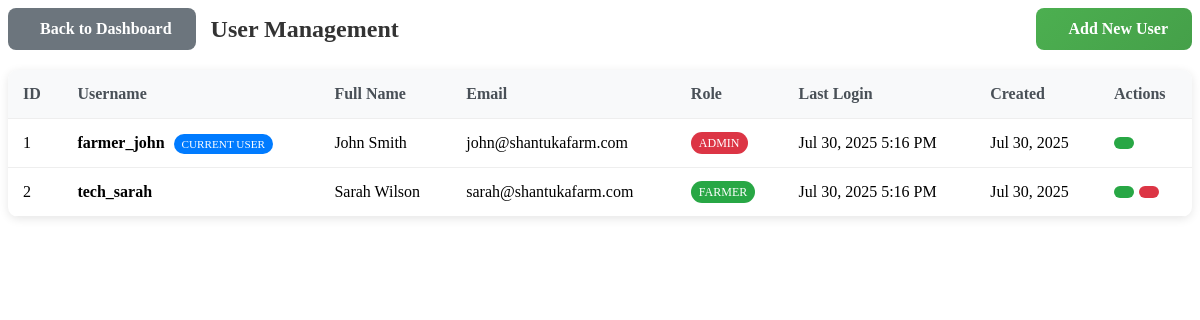
The page /users (signed in) on the database as committed earlier.
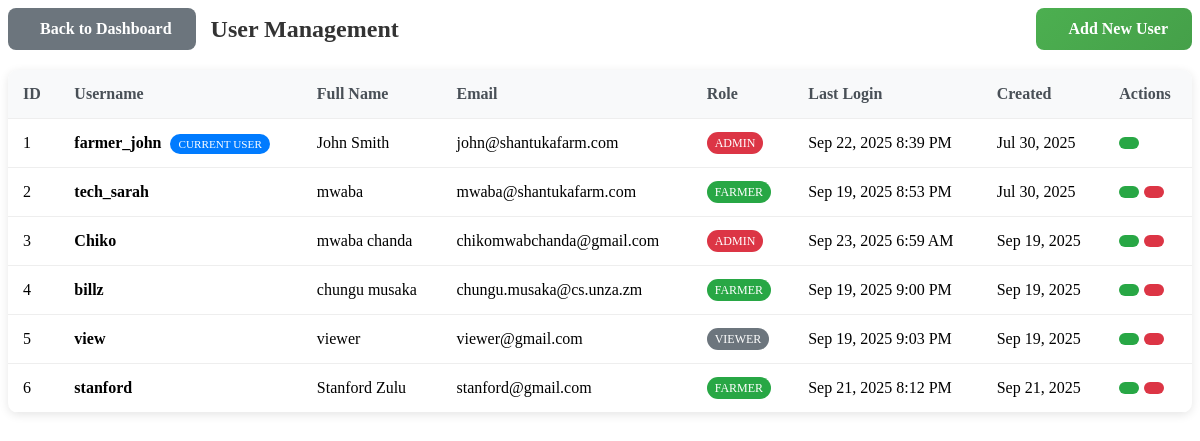
The same page on the database as committed later.
### tables this page shows
CREATE TABLE `users` (
  `user_id` bigint(20) UNSIGNED NOT NULL,
  `username` varchar(50) NOT NULL,
  `password` varchar(100) NOT NULL,
  `full_name` varchar(100) NOT NULL,
  `email` varchar(100) NOT NULL,
  `role` varchar(20) DEFAULT NULL CHECK (`role` in ('admin','farmer','viewer')),
  `last_login` timestamp NOT NULL DEFAULT current_timestamp() ON UPDATE current_timestamp(),
  `created_at` timestamp NOT NULL DEFAULT current_timestamp(),
  `theme` varchar(20) DEFAULT 'light',
  `language` varchar(5) DEFAULT 'en',
  `notifications` tinyint(1) DEFAULT 1,
  `email_alerts` tinyint(1) DEFAULT 1,
  `dashboard_layout` varchar(20) DEFAULT 'default'
);

### app/Config/Router.php (called while the page is built, shortened)
<?php
class Router {
    private $routes = [];
    private $basePath = '';
    public function __construct($basePath = '') {
        $this->basePath = rtrim($basePath, '/');
    }
    public function add($method, $path, $callback) {
        $this->routes[] = [
            'method' => strtoupper($method),
            'path' => $this->basePath . $path,
            'callback' => $callback
        ];
    }
    public function dispatch($uri, $method) {
        $uri = strtok($uri, '?');
        foreach ($this->routes as $route) {
            if ($route['method'] === $method && $route['path'] === $uri) {
                return $route['callback'] ?? $route['handler'] ?? null;
            }
        }
        return null;
    }
}

### index.php (called while the page is built, shortened)
<?php
spl_autoload_register(function ($class) {
    $file = APP_PATH . '/' . str_replace('\\', '/', $class) . '.php';
});
require_once APP_PATH . '/Config/Router.php';
require_once APP_PATH . '/Config/App.php';
try {
    $app = new \App\Config\App();
    $app->run();
} catch (Exception $e) {
    http_response_code(500);
    echo json_encode([
        'error' => 'Internal Server Error',
        'message' => $e->getMessage()
    ]);
}

### app/Config/Database.php (called while the page is built, shortened)
<?php
class Database {
    private $host;
    private $username;
    private $password;
    private $database;
    private $connection;
    public function __construct() {
        $this->host = $_ENV['DB_HOST'] ?? getenv('DB_HOST') ?: 'localhost';
        $this->username = $_ENV['DB_USER'] ?? getenv('DB_USER') ?: 'root';
        $this->password = $_ENV['DB_PASS'] ?? getenv('DB_PASS') ?: '';
        $this->database = $_ENV['DB_NAME'] ?? getenv('DB_NAME') ?: 'farm_monitoring';
    }
    private function connect() {
        try {
            $this->connection = new \mysqli($this->host, $this->username, $this->password, $this->database);
            $this->connection->set_charset("utf8mb4");
        } catch (\Exception $e) {
            die("Database connection error: " . $e->getMessage());
        }
    }
    public function query($sql) {
        return $this->connection->query($sql);
    }
}

### app/Models/BaseModel.php (called while the page is built, shortened)
<?php
abstract class BaseModel {
    protected $db;
    protected $table;
    public function __construct() {
        $this->db = new Database();
    }
    public function getAll() {
        $sql = "SELECT * FROM {$this->table}";
        $result = $this->db->query($sql);
        $data = [];
        while ($row = $result->fetch_assoc()) {
            $data[] = $row;
        }
        return $data;
    }
}

### app/Config/AuthMiddleware.php (called while the page is built, shortened)
<?php
class AuthMiddleware {
    public static function isLoggedIn() {
        return isset($_SESSION['logged_in']) && $_SESSION['logged_in'] === true;
    }
    public static function getCurrentUser() {
        if (self::isLoggedIn()) {
            return [
                'user_id' => $_SESSION['user_id'] ?? null,
                'username' => $_SESSION['username'] ?? null,
                'full_name' => $_SESSION['full_name'] ?? null,
                'email' => $_SESSION['email'] ?? null,
                'role' => $_SESSION['role'] ?? null
            ];
        }
        return null;
    }
}

### app/Controllers/BaseController.php (called while the page is built, shortened)
<?php
abstract class BaseController {
    protected function render($viewName, $data = []) {
        $viewFile = __DIR__ . '/../Views/' . $viewName . '.php';
        extract($data);
        $BASE_PATH = rtrim(dirname($_SERVER['SCRIPT_NAME'] ?? ''), '/\\');
        include $viewFile;
        $content = ob_get_clean();
        return $content;
    }
}

### app/Views/users/index.php (the view, shortened to what this page needs)
<?php
$success = $_GET['success'] ?? '';
$error = $_GET['error'] ?? '';
$successMessage = '';
$errorMessage = '';
?>
<div class="dashboard-content">
    <div class="content-header">
        <div class="header-left">
            <a href="<?= $BASE_PATH ?>/dashboard" class="btn btn-secondary">
                <i class="fas fa-arrow-left"></i> Back to Dashboard
            </a>
            <h2><i class="fas fa-users"></i> User Management</h2>
        </div>
        <a href="<?= $BASE_PATH ?>/users/create" class="btn btn-primary">
            <i class="fas fa-plus"></i> Add New User
        </a>
    </div>
    <div class="users-table-container">
        <table class="users-table">
            <thead>
                <tr>
                    <th>ID</th>
                    <th>Username</th>
                    <th>Full Name</th>
                    <th>Email</th>
                    <th>Role</th>
                    <th>Last Login</th>
                    <th>Created</th>
                    <th>Actions</th>
                </tr>
            </thead>
            <tbody>
                <?php if (!empty($users)): ?>
                    <?php foreach ($users as $user): ?>
                        <tr>
                            <td><?= htmlspecialchars($user['user_id']) ?></td>
                            <td>
                                <strong><?= htmlspecialchars($user['username']) ?></strong>
                                <?php if ($user['user_id'] == $currentUser['user_id']): ?>
                                    <span class="badge badge-current">Current User</span>
                                <?php endif; ?>
                            </td>
                            <td><?= htmlspecialchars($user['full_name']) ?></td>
                            <td><?= htmlspecialchars($user['email']) ?></td>
                            <td>
                                <span class="badge badge-<?= strtolower($user['role']) ?>">
                                    <?= htmlspecialchars(ucfirst($user['role'])) ?>
                                </span>
                            </td>
                            <td>
                                <?php if ($user['last_login']): ?>
                                    <?= date('M j, Y g:i A', strtotime($user['last_login'])) ?>
                                <?php else: ?>
                                    <span class="text-muted">Never</span>
                                <?php endif; ?>
                            </td>
                            <td><?= date('M j, Y', strtotime($user['created_at'])) ?></td>
                            <td>
                                <div class="action-buttons">
                                    <a href="<?= $BASE_PATH ?>/users/edit?id=<?= $user['user_id'] ?>"
                                       class="btn btn-sm btn-edit" title="Edit User">
                                    </a>
                                    <?php if ($user['user_id'] != $currentUser['user_id']): ?>
                                        <button onclick="confirmDelete(<?= $user['user_id'] ?>, '<?= htmlspecialchars($user['username']) ?>')"
                                                class="btn btn-sm btn-delete" title="Delete User">
                                        </button>
                                    <?php endif; ?>
                                </div>
                            </td>
                        </tr>
                    <?php endforeach; ?>
                <?php endif; ?>
            </tbody>
        </table>
    </div>
</div>

### app/Config/App.php (shortened to what this page needs)
<?php
class App {
    private $router;
    public function __construct() {
        $basePath = rtrim(dirname($_SERVER['SCRIPT_NAME'] ?? ''), '/\\');
        $this->router = new Router($basePath);
    }
    private function setupRoutes() {
        $this->router->add('GET', '/login', [AuthController::class, 'login']);
        $this->router->add('POST', '/auth/authenticate', [AuthController::class, 'authenticate']);
        $this->router->add('GET', '/logout', [AuthController::class, 'logout']);
        $this->router->add('GET', '/', [DashboardController::class, 'index']);
        $this->router->add('GET', '/dashboard', [DashboardController::class, 'index']);
        $this->router->add('POST', '/sensor/receive', [SensorController::class, 'receiveData']);
        $this->router->add('POST', '/data-receiver.php', [SensorController::class, 'receiveData']);
        $this->router->add('GET', '/crops', [CropController::class, 'index']);
        $this->router->add('GET', '/equipment', [EquipmentController::class, 'index']);
        $this->router->add('GET', '/users', [UserController::class, 'index']);
        $this->router->add('GET', '/users/create', [UserController::class, 'create']);
        $this->router->add('POST', '/users/store', [UserController::class, 'store']);
        $this->router->add('GET', '/users/edit', [UserController::class, 'edit']);
        $this->router->add('POST', '/users/update', [UserController::class, 'update']);
        $this->router->add('POST', '/users/delete', [UserController::class, 'delete']);
        $this->router->add('GET', '/api/realtime/data', [RealtimeController::class, 'getLatestData']);
        $this->router->add('GET', '/api/realtime/charts', [RealtimeController::class, 'getChartData']);
        $this->router->add('GET', '/api/realtime/alerts', [RealtimeController::class, 'getAlerts']);
        $this->router->add('POST', '/api/realtime/broadcast', [RealtimeController::class, 'broadcastSensorData']);
        $this->router->add('GET', '/analytics', [AnalyticsController::class, 'index']);
        $this->router->add('GET', '/api/analytics/data', [AnalyticsController::class, 'getAnalyticsData']);
        $this->router->add('GET', '/api/analytics/report', [AnalyticsController::class, 'generateReport']);
        $this->router->add('GET', '/api/analytics/export', [AnalyticsController::class, 'exportData']);
        $this->router->add('GET', '/performance', [PerformanceController::class, 'index']);
        $this->router->add('GET', '/api/performance/metrics', [PerformanceController::class, 'getSystemMetrics']);
        $this->router->add('GET', '/api/performance/cache-stats', [PerformanceController::class, 'getCacheStats']);
        $this->router->add('POST', '/api/performance/clear-cache', [PerformanceController::class, 'clearCache']);
        $this->router->add('GET', '/settings', [SettingsController::class, 'index']);
        $this->router->add('POST', '/settings/update', [SettingsController::class, 'update']);
        $this->router->add('POST', '/settings/reset', [SettingsController::class, 'reset']);
        $this->router->add('GET', '/api/dashboard/latest', [DashboardController::class, 'getLatestData']);
        $this->router->add('POST', '/api/crops/update-health', [CropController::class, 'updateHealthStatus']);
        $this->router->add('POST', '/api/equipment/update-status', [EquipmentController::class, 'updateStatus']);
        $this->router->add('POST', '/api/equipment/update-maintenance', [EquipmentController::class, 'updateMaintenance']);
    }
    public function run() {
        $uri = $_SERVER['REQUEST_URI'] ?? '/';
        $method = $_SERVER['REQUEST_METHOD'] ?? 'GET';
        $callback = $this->router->dispatch($uri, $method);
        if ($callback) {
            if (is_array($callback) && count($callback) === 2) {
                $methodName = $callback[1];
                $controller = new $controllerName();
                $controller->$methodName();
            } else if (is_callable($callback)) {
                call_user_func($callback);
            }
        } else {
            http_response_code(404);
            echo "404 Not Found";
        }
    }
}

### app/Controllers/UserController.php (shortened to what this page needs)
<?php
class UserController extends BaseController {
    private $userModel;
    protected function initialize() {
        $this->userModel = new UserModel();
    }
    public function index() {
        try {
            $currentUser = AuthMiddleware::getCurrentUser();
            $users = $this->userModel->getAll();
            $data = [
                'users' => $users,
                'currentUser' => $currentUser,
                'pageTitle' => 'User Management',
                'activeMenu' => 'users'
            ];
            echo $this->render('users/index', $data);
        } catch (Exception $e) {
            $this->jsonResponse(['error' => $e->getMessage()], 500);
        }
    }
}

### app/Views/users/index.php (style rules this page uses)
.content-header { display: flex; justify-content: space-between; align-items: center; margin-bottom: 20px; }
.header-left { display: flex; align-items: center; gap: 15px; }
.content-header h2 { margin: 0; color: #333; }
.btn { padding: 12px 24px; border: none; border-radius: 8px; font-size: 1rem; font-weight: 600; cursor: pointer; text-decoration: none; display: inline-flex; align-items: center; gap: 8px; transition: all 0.3s ease; }
.btn-primary { background: linear-gradient(135deg, #4CAF50, #45a049); color: white; }
.btn-secondary { background: #6c757d; color: white; }
.users-table-container { background: white; border-radius: 10px; box-shadow: 0 2px 10px rgba(0,0,0,0.1); overflow: hidden; margin-top: 20px; }
.users-table { width: 100%; border-collapse: collapse; }
.users-table th, .users-table td { padding: 15px; text-align: left; border-bottom: 1px solid #eee; }
.users-table th { background: #f8f9fa; font-weight: 600; color: #495057; }
.badge { padding: 4px 8px; border-radius: 12px; font-size: 0.75rem; font-weight: 500; text-transform: uppercase; }
.badge-admin { background: #dc3545; color: white; }
.badge-farmer { background: #28a745; color: white; }
.badge-viewer { background: #6c757d; color: white; }
.badge-current { background: #007bff; color: white; font-size: 0.7rem; margin-left: 5px; }
.action-buttons { display: flex; gap: 5px; }
.btn-sm { padding: 6px 10px; font-size: 0.875rem; }
.btn-edit { background: #28a745; color: white; }
.btn-delete { background: #dc3545; color: white; }

Rows that differ between the two databases and show on the page:
changed users "farmer_john": last_login "Jul 30, 2025 5:16 PM" → "Sep 22, 2025 8:39 PM"
changed users "tech_sarah": full_name "Sarah Wilson" → "mwaba"; email "sarah@shantukafarm.com" → "mwaba@shantukafarm.com"; last_login "Jul 30, 2025 5:16 PM" → "Sep 19, 2025 8:53 PM"
added users: user_id "3", username "Chiko", full_name "mwaba chanda", email "chikomwabchanda@gmail.com", role "ADMIN", last_login "Sep 23, 2025 6:59 AM", created_at "Sep 19, 2025"
added users: user_id "4", username "billz", full_name "chungu musaka", email "chungu.musaka@cs.unza.zm", role "FARMER", last_login "Sep 19, 2025 9:00 PM", created_at "Sep 19, 2025"
added users: user_id "5", username "view", full_name "viewer", email "viewer@gmail.com", role "VIEWER", last_login "Sep 19, 2025 9:03 PM", created_at "Sep 19, 2025"
added users: user_id "6", username "stanford", full_name "Stanford Zulu", email "stanford@gmail.com", role "FARMER", last_login "Sep 21, 2025 8:12 PM", created_at "Sep 21, 2025"
